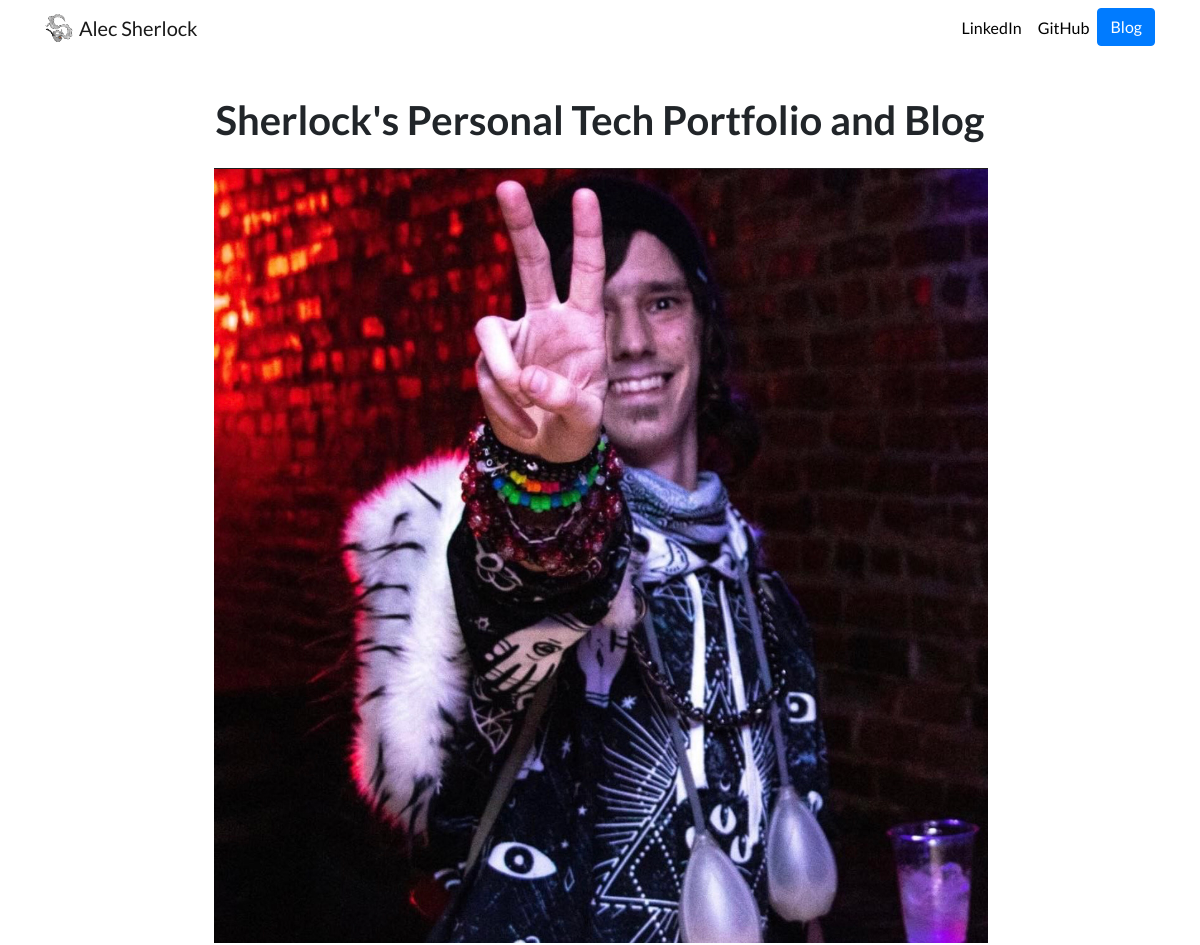
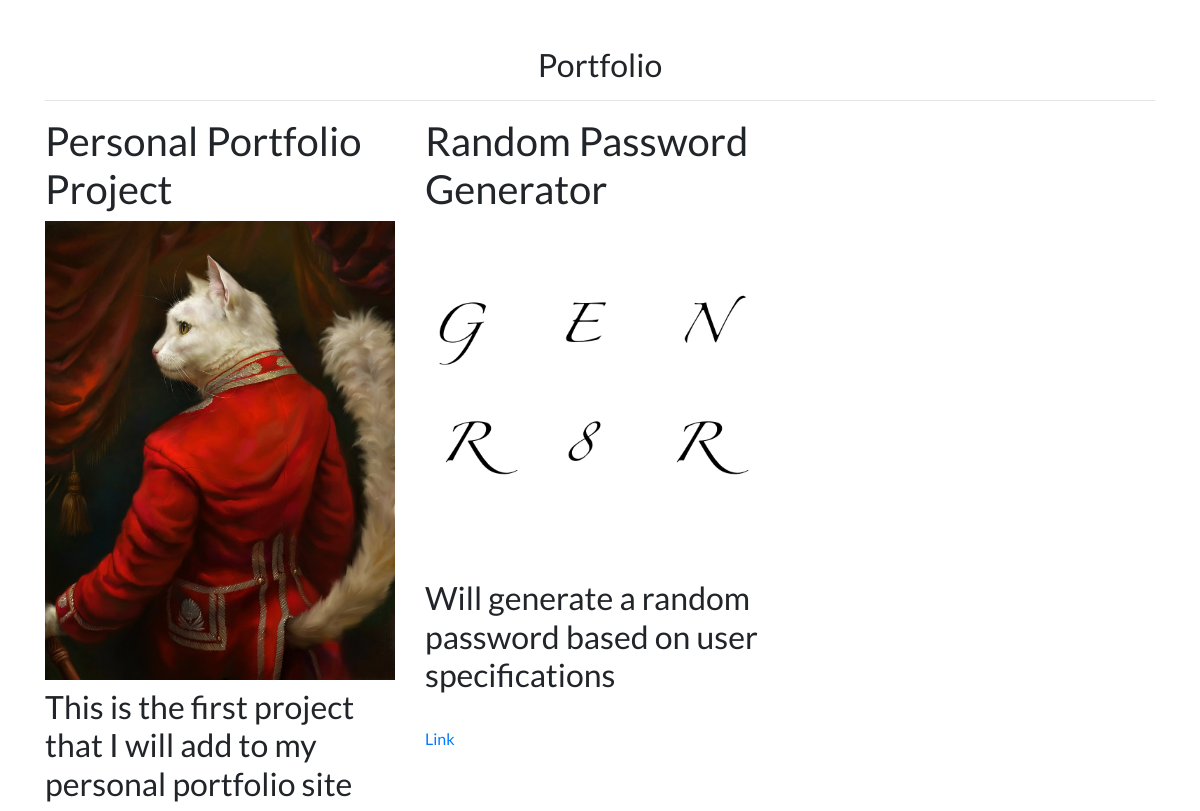
The page / on the database its author committed (2 pictures, top to bottom).
### portfolio/models.py (models this page shows, shortened)
class Project (models.Model):
    title = models.CharField(max_length=150)
    description = models.CharField(max_length=300)
    image = models.ImageField(upload_to='portfolio/images/')
    url = models.URLField(blank=True) #blank allows for field to be optional

### portfolio/views.py (the view)
# urls.py: 2. Add a URL to urlpatterns:  path('', views.home, name='home')
def home(request):
    projects = Project.objects.all()
    return render(request, 'personalPortfolio/home.html', {'projects':projects})

### templates/personalPortfolio/home.html
{% extends 'personalPortfolio/base.html' %}
{% block content %}
    {% load static %}
    <br>
    <div class="row justify-content-center my-3">
        <div class = "col-md-9 text-center">
            <h1 class="font-weight-bold">Sherlock's Personal Tech Portfolio and Blog</h1>
        </div>
    </div>
        <div class="row justify-content-center my-3">
            <img src="{% static 'portfolio/portfolioImage.png' %}">
        </div>
    <h2 class =" text-center mt-5"> Portfolio</h2>
    <hr>
    <div class="row">
    {% for project in projects %}
        <div class = "col-lg-4 col-md-6">
        <h1>{{ project.title }}</h1>
        <img src="{{ project.image.url }}" class = "img-fluid mb-2">
        <h2>{{ project.description }}</h2>
        {% if project.url %}
            <br>
            <a href="{{ project.url }}">Link</a>
        {% endif %}
        </div>
    {% endfor %}
    </div>
{% endblock %}

### templates/personalPortfolio/base.html (shortened to what this page needs)
{% load static %}
<!doctype html>
<html lang="en">
<head>
  <link rel="stylesheet" href="https://stackpath.bootstrapcdn.com/bootstrap/4.4.1/css/bootstrap.min.css">
  <link rel="stylesheet" href="{% static "portfolio/custom.css" %}">
</head>
<body>
  <nav id="topNav" class="navbar navbar-expand-md navbar-light">
    <div class="container">
      <a class="navbar-brand" href="{% url 'home' %}">
        <img src="{% static "portfolio/sherlockLogo.png" %}" width="30" height="30" class="d-inline-block align-top" alt="Nick's Logo">
        <span>Alec Sherlock</span>
      </a>
      <div class="collapse navbar-collapse text-center" id="navbarNav">
        <ul class="navbar-nav ml-auto">
          <li class="nav-item">
            <a class="nav-link" href="https://www.linkedin.com/in/alec-sherlock-b9b9b7140/" target="_blank">LinkedIn</a>
          </li>
            <li class="nav-item">
            <a class="nav-link" href="https://github.com/ahsherlock" target="_blank">GitHub</a>
          </li>
          <li>
            <a role="button" href="{% url 'blog:all_blogs' %}" class="btn btn-primary">Blog</a>
          </li>
        </ul>
      </div>
    </div>
  </nav>
  <div class="container">
    {% block content %}{% endblock %}
  </div>
</body>
</html>

### portfolio/static/portfolio/custom.css (style rules this page uses)
.navbar-nav .nav-link { color: rgba(0,0,0,1) !important; }
body { font-family: 'Lato', sans-serif; }

### rows shown on the page
Project: title "Personal Portfolio Project", image (picture), description "This is the first project that I will add to my personal portfolio site"
Project: title "Random Password Generator", image (picture), description "Will generate a random password based on user specifications"
